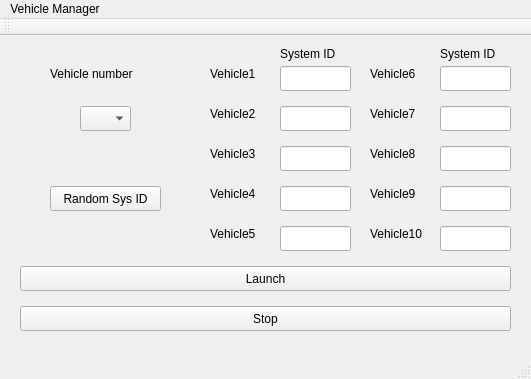
<?xml version="1.0" encoding="UTF-8"?>
<ui version="4.0">
 <class>MavVehicleManager</class>
 <widget class="QMainWindow" name="MavVehicleManager">
  <property name="geometry">
   <rect>
    <x>0</x>
    <y>0</y>
    <width>531</width>
    <height>379</height>
   </rect>
  </property>
  <property name="windowTitle">
   <string>MavVehicleManager</string>
  </property>
  <widget class="QWidget" name="centralWidget">
   <widget class="QComboBox" name="comboBox">
    <property name="geometry">
     <rect>
      <x>80</x>
      <y>70</y>
      <width>51</width>
      <height>25</height>
     </rect>
    </property>
   </widget>
   <widget class="QLineEdit" name="lineEdit">
    <property name="geometry">
     <rect>
      <x>280</x>
      <y>30</y>
      <width>71</width>
      <height>25</height>
     </rect>
    </property>
   </widget>
   <widget class="QLabel" name="label">
    <property name="geometry">
     <rect>
      <x>210</x>
      <y>30</y>
      <width>67</width>
      <height>17</height>
     </rect>
    </property>
    <property name="text">
     <string>&lt;html&gt;&lt;head/&gt;&lt;body&gt;&lt;p&gt;Vehicle1&lt;/p&gt;&lt;/body&gt;&lt;/html&gt;</string>
    </property>
   </widget>
   <widget class="QLabel" name="label_2">
    <property name="geometry">
     <rect>
      <x>210</x>
      <y>70</y>
      <width>67</width>
      <height>17</height>
     </rect>
    </property>
    <property name="text">
     <string>&lt;html&gt;&lt;head/&gt;&lt;body&gt;&lt;p&gt;Vehicle2&lt;/p&gt;&lt;/body&gt;&lt;/html&gt;</string>
    </property>
   </widget>
   <widget class="QLineEdit" name="lineEdit_2">
    <property name="geometry">
     <rect>
      <x>280</x>
      <y>70</y>
      <width>71</width>
      <height>25</height>
     </rect>
    </property>
   </widget>
   <widget class="QLabel" name="label_3">
    <property name="geometry">
     <rect>
      <x>210</x>
      <y>110</y>
      <width>67</width>
      <height>17</height>
     </rect>
    </property>
    <property name="text">
     <string>&lt;html&gt;&lt;head/&gt;&lt;body&gt;&lt;p&gt;Vehicle3&lt;/p&gt;&lt;/body&gt;&lt;/html&gt;</string>
    </property>
   </widget>
   <widget class="QLineEdit" name="lineEdit_3">
    <property name="geometry">
     <rect>
      <x>280</x>
      <y>110</y>
      <width>71</width>
      <height>25</height>
     </rect>
    </property>
   </widget>
   <widget class="QLabel" name="label_4">
    <property name="geometry">
     <rect>
      <x>210</x>
      <y>150</y>
      <width>67</width>
      <height>17</height>
     </rect>
    </property>
    <property name="text">
     <string>&lt;html&gt;&lt;head/&gt;&lt;body&gt;&lt;p&gt;Vehicle4&lt;/p&gt;&lt;/body&gt;&lt;/html&gt;</string>
    </property>
   </widget>
   <widget class="QLineEdit" name="lineEdit_4">
    <property name="geometry">
     <rect>
      <x>280</x>
      <y>150</y>
      <width>71</width>
      <height>25</height>
     </rect>
    </property>
   </widget>
   <widget class="QLabel" name="label_5">
    <property name="geometry">
     <rect>
      <x>210</x>
      <y>190</y>
      <width>67</width>
      <height>17</height>
     </rect>
    </property>
    <property name="text">
     <string>&lt;html&gt;&lt;head/&gt;&lt;body&gt;&lt;p&gt;Vehicle5&lt;/p&gt;&lt;/body&gt;&lt;/html&gt;</string>
    </property>
   </widget>
   <widget class="QLineEdit" name="lineEdit_5">
    <property name="geometry">
     <rect>
      <x>280</x>
      <y>190</y>
      <width>71</width>
      <height>25</height>
     </rect>
    </property>
   </widget>
   <widget class="QLabel" name="label_6">
    <property name="geometry">
     <rect>
      <x>370</x>
      <y>70</y>
      <width>67</width>
      <height>17</height>
     </rect>
    </property>
    <property name="text">
     <string>&lt;html&gt;&lt;head/&gt;&lt;body&gt;&lt;p&gt;Vehicle7&lt;/p&gt;&lt;/body&gt;&lt;/html&gt;</string>
    </property>
   </widget>
   <widget class="QLineEdit" name="lineEdit_6">
    <property name="geometry">
     <rect>
      <x>440</x>
      <y>30</y>
      <width>71</width>
      <height>25</height>
     </rect>
    </property>
   </widget>
   <widget class="QLabel" name="label_7">
    <property name="geometry">
     <rect>
      <x>370</x>
      <y>30</y>
      <width>67</width>
      <height>17</height>
     </rect>
    </property>
    <property name="text">
     <string>&lt;html&gt;&lt;head/&gt;&lt;body&gt;&lt;p&gt;Vehicle6&lt;/p&gt;&lt;/body&gt;&lt;/html&gt;</string>
    </property>
   </widget>
   <widget class="QLineEdit" name="lineEdit_7">
    <property name="geometry">
     <rect>
      <x>440</x>
      <y>70</y>
      <width>71</width>
      <height>25</height>
     </rect>
    </property>
   </widget>
   <widget class="QLabel" name="label_8">
    <property name="geometry">
     <rect>
      <x>370</x>
      <y>110</y>
      <width>67</width>
      <height>17</height>
     </rect>
    </property>
    <property name="text">
     <string>&lt;html&gt;&lt;head/&gt;&lt;body&gt;&lt;p&gt;Vehicle8&lt;/p&gt;&lt;/body&gt;&lt;/html&gt;</string>
    </property>
   </widget>
   <widget class="QLineEdit" name="lineEdit_8">
    <property name="geometry">
     <rect>
      <x>440</x>
      <y>110</y>
      <width>71</width>
      <height>25</height>
     </rect>
    </property>
   </widget>
   <widget class="QLabel" name="label_9">
    <property name="geometry">
     <rect>
      <x>370</x>
      <y>150</y>
      <width>67</width>
      <height>17</height>
     </rect>
    </property>
    <property name="text">
     <string>&lt;html&gt;&lt;head/&gt;&lt;body&gt;&lt;p&gt;Vehicle9&lt;/p&gt;&lt;/body&gt;&lt;/html&gt;</string>
    </property>
   </widget>
   <widget class="QLineEdit" name="lineEdit_9">
    <property name="geometry">
     <rect>
      <x>440</x>
      <y>150</y>
      <width>71</width>
      <height>25</height>
     </rect>
    </property>
   </widget>
   <widget class="QLabel" name="label_10">
    <property name="geometry">
     <rect>
      <x>370</x>
      <y>190</y>
      <width>67</width>
      <height>17</height>
     </rect>
    </property>
    <property name="text">
     <string>&lt;html&gt;&lt;head/&gt;&lt;body&gt;&lt;p&gt;Vehicle10&lt;/p&gt;&lt;/body&gt;&lt;/html&gt;</string>
    </property>
   </widget>
   <widget class="QLineEdit" name="lineEdit_10">
    <property name="geometry">
     <rect>
      <x>440</x>
      <y>190</y>
      <width>71</width>
      <height>25</height>
     </rect>
    </property>
   </widget>
   <widget class="QLabel" name="label_11">
    <property name="geometry">
     <rect>
      <x>50</x>
      <y>30</y>
      <width>111</width>
      <height>17</height>
     </rect>
    </property>
    <property name="text">
     <string>&lt;html&gt;&lt;head/&gt;&lt;body&gt;&lt;p&gt;Vehicle number&lt;/p&gt;&lt;/body&gt;&lt;/html&gt;</string>
    </property>
   </widget>
   <widget class="QPushButton" name="RandomSysID">
    <property name="geometry">
     <rect>
      <x>50</x>
      <y>150</y>
      <width>111</width>
      <height>25</height>
     </rect>
    </property>
    <property name="text">
     <string>Random Sys ID</string>
    </property>
   </widget>
   <widget class="QPushButton" name="Launch">
    <property name="geometry">
     <rect>
      <x>20</x>
      <y>230</y>
      <width>491</width>
      <height>25</height>
     </rect>
    </property>
    <property name="text">
     <string>Launch</string>
    </property>
   </widget>
   <widget class="QPushButton" name="Stop">
    <property name="geometry">
     <rect>
      <x>20</x>
      <y>270</y>
      <width>491</width>
      <height>25</height>
     </rect>
    </property>
    <property name="text">
     <string>Stop</string>
    </property>
    <property name="autoDefault">
     <bool>false</bool>
    </property>
   </widget>
   <widget class="QLabel" name="label_12">
    <property name="geometry">
     <rect>
      <x>280</x>
      <y>10</y>
      <width>67</width>
      <height>17</height>
     </rect>
    </property>
    <property name="text">
     <string>&lt;html&gt;&lt;head/&gt;&lt;body&gt;&lt;p&gt;System ID&lt;/p&gt;&lt;/body&gt;&lt;/html&gt;</string>
    </property>
   </widget>
   <widget class="QLabel" name="label_13">
    <property name="geometry">
     <rect>
      <x>440</x>
      <y>10</y>
      <width>67</width>
      <height>17</height>
     </rect>
    </property>
    <property name="text">
     <string>&lt;html&gt;&lt;head/&gt;&lt;body&gt;&lt;p&gt;System ID&lt;/p&gt;&lt;/body&gt;&lt;/html&gt;</string>
    </property>
   </widget>
  </widget>
  <widget class="QMenuBar" name="menuBar">
   <property name="geometry">
    <rect>
     <x>0</x>
     <y>0</y>
     <width>531</width>
     <height>28</height>
    </rect>
   </property>
   <widget class="QMenu" name="menuVehicle_Manager">
    <property name="title">
     <string>Vehicle Manager</string>
    </property>
   </widget>
   <addaction name="menuVehicle_Manager"/>
  </widget>
  <widget class="QToolBar" name="mainToolBar">
   <attribute name="toolBarArea">
    <enum>TopToolBarArea</enum>
   </attribute>
   <attribute name="toolBarBreak">
    <bool>false</bool>
   </attribute>
  </widget>
  <widget class="QStatusBar" name="statusBar"/>
 </widget>
 <layoutdefault spacing="6" margin="11"/>
 <resources/>
 <connections/>
</ui>
